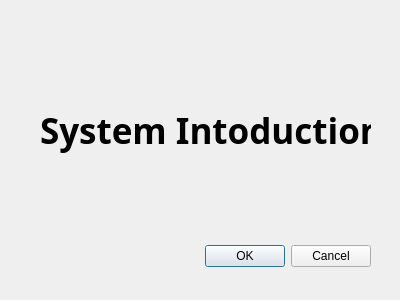
<?xml version="1.0" encoding="UTF-8"?>
<ui version="4.0">
 <class>AboutDialog</class>
 <widget class="QDialog" name="AboutDialog">
  <property name="geometry">
   <rect>
    <x>0</x>
    <y>0</y>
    <width>400</width>
    <height>300</height>
   </rect>
  </property>
  <property name="windowTitle">
   <string>Dialog</string>
  </property>
  <widget class="QDialogButtonBox" name="buttonBox">
   <property name="geometry">
    <rect>
     <x>30</x>
     <y>240</y>
     <width>341</width>
     <height>32</height>
    </rect>
   </property>
   <property name="orientation">
    <enum>Qt::Horizontal</enum>
   </property>
   <property name="standardButtons">
    <set>QDialogButtonBox::Cancel|QDialogButtonBox::Ok</set>
   </property>
  </widget>
  <widget class="QLabel" name="label">
   <property name="geometry">
    <rect>
     <x>40</x>
     <y>80</y>
     <width>331</width>
     <height>101</height>
    </rect>
   </property>
   <property name="font">
    <font>
     <family>Aharoni</family>
     <pointsize>26</pointsize>
     <weight>75</weight>
     <bold>true</bold>
    </font>
   </property>
   <property name="text">
    <string>System Intoduction</string>
   </property>
  </widget>
 </widget>
 <resources/>
 <connections>
  <connection>
   <sender>buttonBox</sender>
   <signal>accepted()</signal>
   <receiver>AboutDialog</receiver>
   <slot>accept()</slot>
   <hints>
    <hint type="sourcelabel">
     <x>248</x>
     <y>254</y>
    </hint>
    <hint type="destinationlabel">
     <x>157</x>
     <y>274</y>
    </hint>
   </hints>
  </connection>
  <connection>
   <sender>buttonBox</sender>
   <signal>rejected()</signal>
   <receiver>AboutDialog</receiver>
   <slot>reject()</slot>
   <hints>
    <hint type="sourcelabel">
     <x>316</x>
     <y>260</y>
    </hint>
    <hint type="destinationlabel">
     <x>286</x>
     <y>274</y>
    </hint>
   </hints>
  </connection>
 </connections>
</ui>
